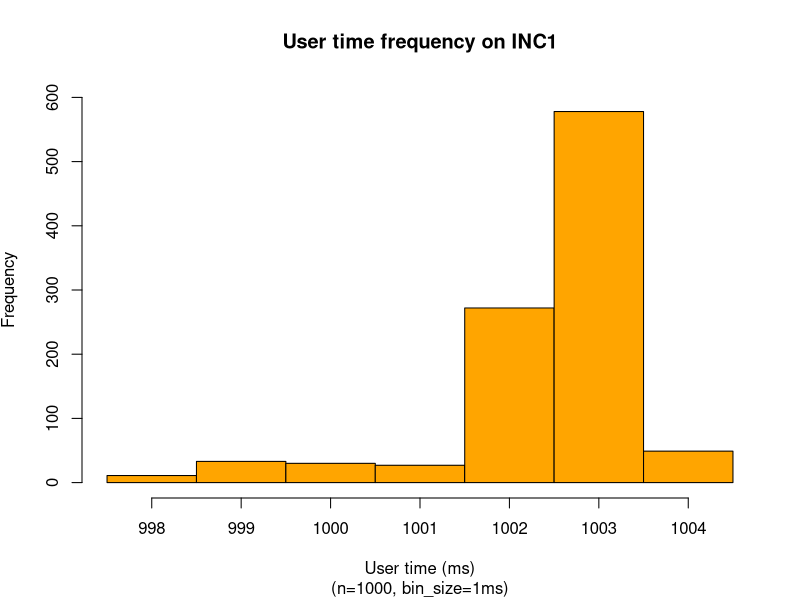
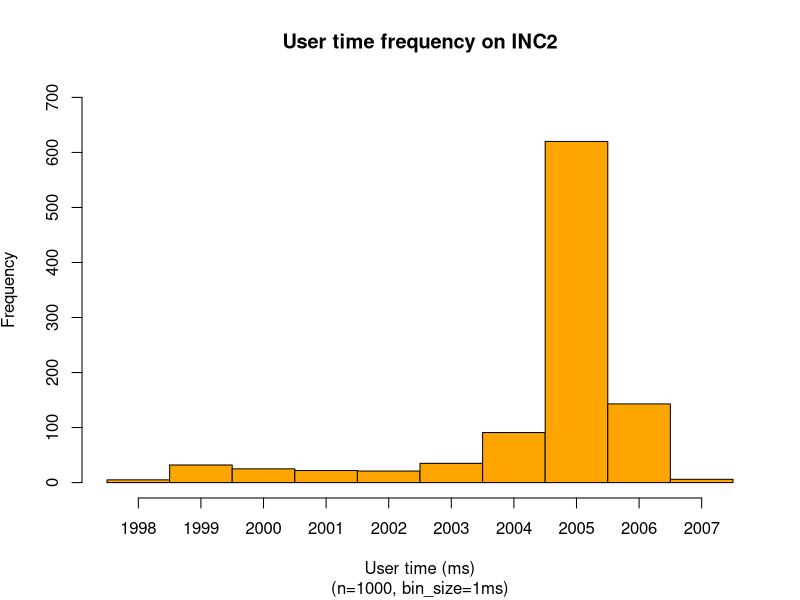
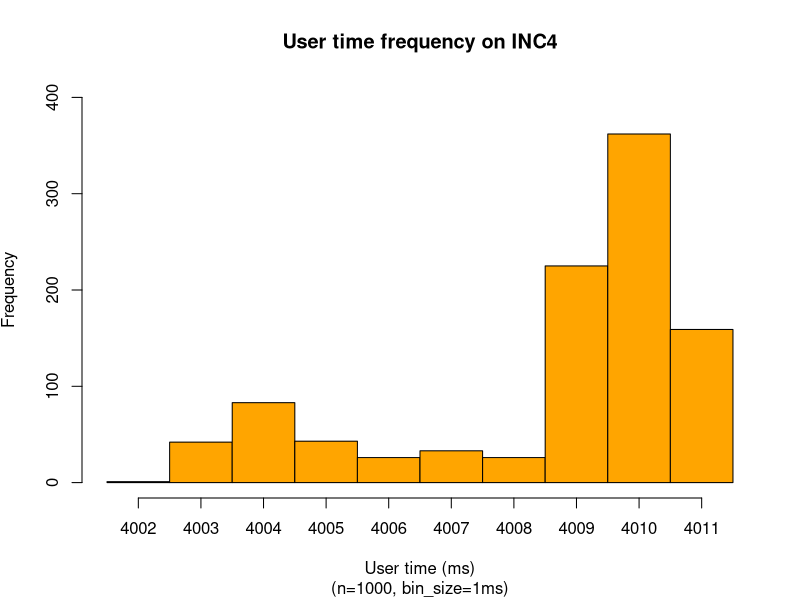
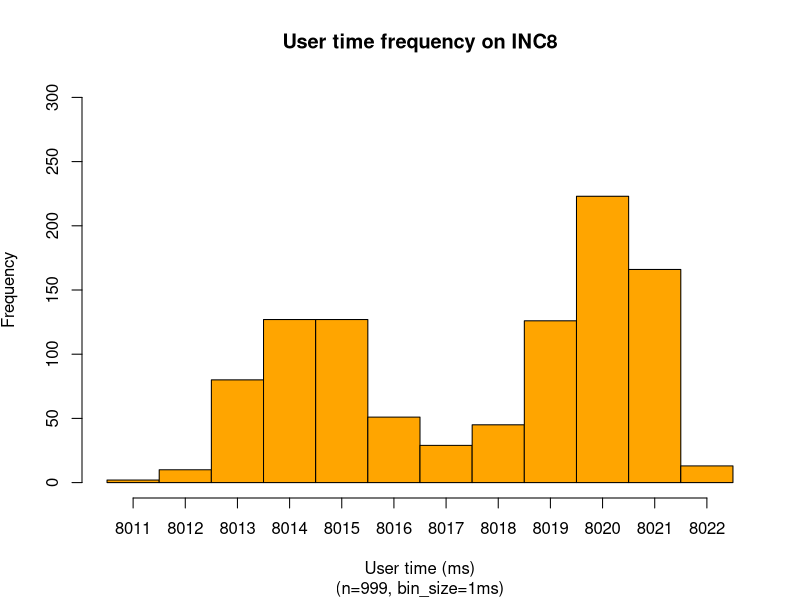
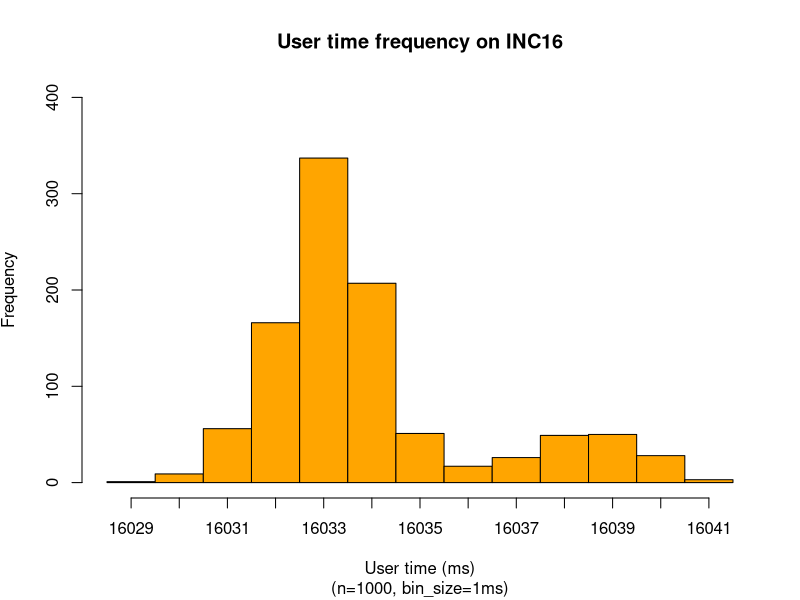
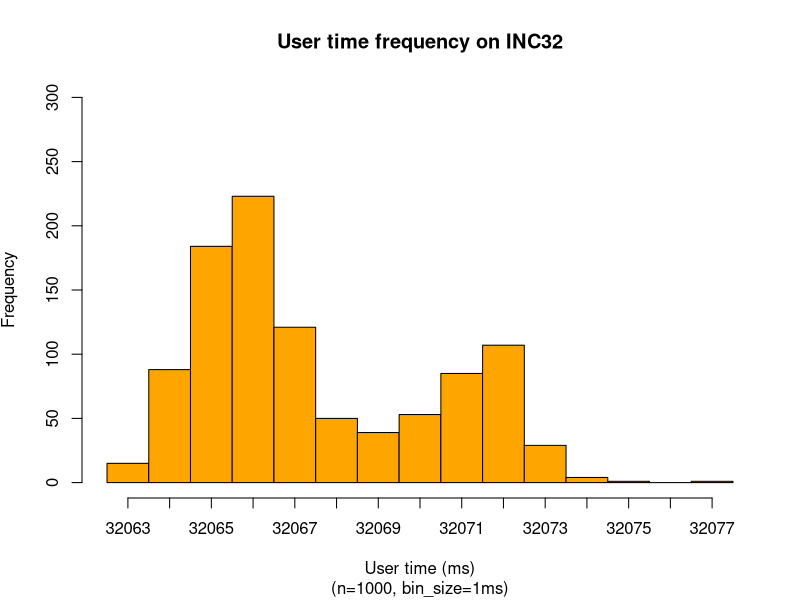
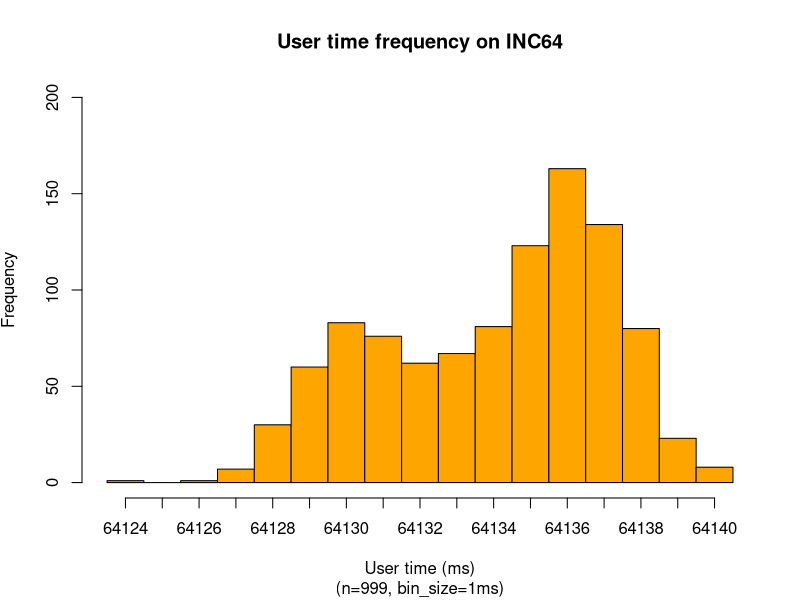
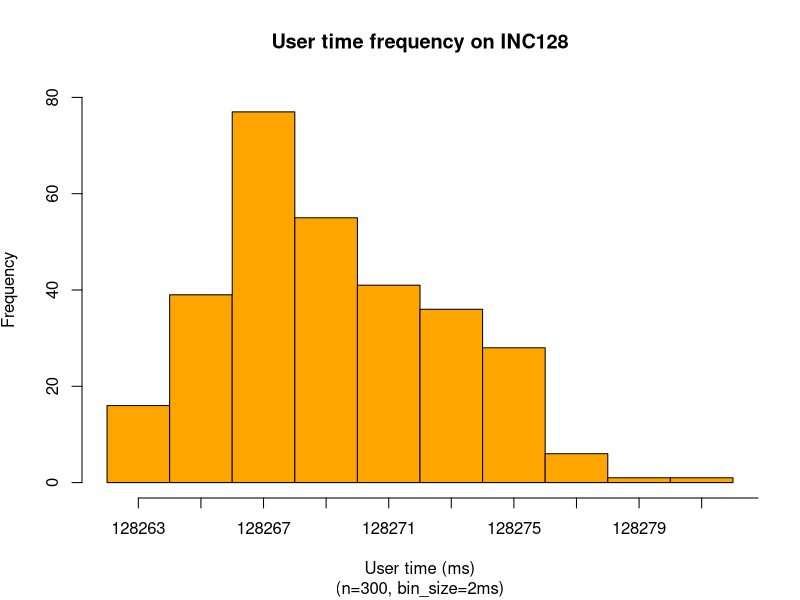

Write R code to recreate these figures, in order.
### sodb9
numSamples <- 1000
x = read.csv(file="1_sec.dat",head=TRUE,sep="\t")
x <- subset(x, x$ITERNUM <= numSamples)
setEPS()
postscript("1_sec_ut_hist.eps")
binsize=1
#x = subset(x, x$U_TIME >= x_dn & x$U_TIME <= x_up)
xmin <-min(x$U_TIME)
xmax <-max(x$U_TIME)
nbins <- ceiling((xmax-xmin) / binsize)
h = hist(x$U_TIME, right=F, breaks=seq(xmin,xmax+1,1),plot=F)
ymax <- max(h$counts)
ymax <- ceiling(ymax/100)*100
plot(h, xaxt='n', axes = TRUE,freq=TRUE,ylim=c(0,ymax), col="orange",  main='User time frequency on INC1', 
sub=paste("(n=",nrow(x),", bin_size=",binsize,"ms)",sep=""), 
xlab='User time (ms)', ylab=expression('Frequency'))
axis(side=1,at=h$mids,labels=seq(xmin,xmax,1))
dev.off()

x = read.csv(file="2_sec.dat",head=TRUE,sep="\t")
x <- subset(x, x$ITERNUM <= numSamples)
setEPS()
postscript("2_sec_ut_hist.eps")
binsize=1
#x = subset(x, x$U_TIME >= x_dn & x$U_TIME <= x_up)
xmin <-min(x$U_TIME)
xmax <-max(x$U_TIME)
nbins <- ceiling((xmax-xmin) / binsize)
h = hist(x$U_TIME, right=F, breaks=seq(xmin,xmax+1,1),plot=F)
ymax <- max(h$counts)
ymax <- ceiling(ymax/100)*100
plot(h, xaxt='n', axes = TRUE,freq=TRUE,ylim=c(0,ymax), col="orange",  main='User time frequency on INC2', 
sub=paste("(n=",nrow(x),", bin_size=",binsize,"ms)",sep=""), 
xlab='User time (ms)', ylab=expression('Frequency'))
axis(side=1,at=h$mids,labels=seq(xmin,xmax,1))
dev.off()

x = read.csv(file="4_sec.dat",head=TRUE,sep="\t")
x <- subset(x, x$ITERNUM <= numSamples)
setEPS()
postscript("4_sec_ut_hist.eps")
binsize=1
#x = subset(x, x$U_TIME >= x_dn & x$U_TIME <= x_up)
xmin <-min(x$U_TIME)
xmax <-max(x$U_TIME)
nbins <- ceiling((xmax-xmin) / binsize)
h = hist(x$U_TIME, right=F, breaks=seq(xmin,xmax+1,1),plot=F)
ymax <- max(h$counts)
ymax <- ceiling(ymax/100)*100
plot(h, xaxt='n', axes = TRUE,freq=TRUE,ylim=c(0,ymax), col="orange",  main='User time frequency on INC4', 
sub=paste("(n=",nrow(x),", bin_size=",binsize,"ms)",sep=""), 
xlab='User time (ms)', ylab=expression('Frequency'))
axis(side=1,at=h$mids,labels=seq(xmin,xmax,1))
dev.off()

x = read.csv(file="8_sec.dat",head=TRUE,sep="\t")
x <- subset(x, x$ITERNUM <= numSamples)
setEPS()
postscript("8_sec_ut_hist.eps")
binsize=1
x <- subset(x, x$ITERNUM != 948)
#x = subset(x, x$U_TIME >= x_dn & x$U_TIME <= x_up)
xmin <-min(x$U_TIME)
xmax <-max(x$U_TIME)
nbins <- ceiling((xmax-xmin) / binsize)
h = hist(x$U_TIME, right=F, breaks=seq(xmin,xmax+1,1),plot=F)
ymax <- max(h$counts)
ymax <- ceiling(ymax/100)*100
plot(h, xaxt='n', axes = TRUE,freq=TRUE,ylim=c(0,ymax), col="orange",  main='User time frequency on INC8', 
sub=paste("(n=",nrow(x),", bin_size=",binsize,"ms)",sep=""), 
xlab='User time (ms)', ylab=expression('Frequency'))
axis(side=1,at=h$mids,labels=seq(xmin,xmax,1))
dev.off()

x = read.csv(file="16_sec.dat",head=TRUE,sep="\t")
x <- subset(x, x$ITERNUM <= numSamples)
setEPS()
postscript("16_sec_ut_hist.eps")
binsize=1
#x = subset(x, x$U_TIME >= x_dn & x$U_TIME <= x_up)
xmin <-min(x$U_TIME)
xmax <-max(x$U_TIME)
nbins <- ceiling((xmax-xmin) / binsize)
h = hist(x$U_TIME, right=F, breaks=seq(xmin,xmax+1,1),plot=F)
ymax <- max(h$counts)
ymax <- ceiling(ymax/100)*100
plot(h, xaxt='n', axes = TRUE,freq=TRUE,ylim=c(0,ymax), col="orange",  main='User time frequency on INC16', 
sub=paste("(n=",nrow(x),", bin_size=",binsize,"ms)",sep=""), 
xlab='User time (ms)', ylab=expression('Frequency'))
axis(side=1,at=h$mids,labels=seq(xmin,xmax,1))
dev.off()

x = read.csv(file="32_sec.dat",head=TRUE,sep="\t")
x <- subset(x, x$ITERNUM <= numSamples)
setEPS()
postscript("32_sec_ut_hist.eps")
binsize=1
#x = subset(x, x$U_TIME >= x_dn & x$U_TIME <= x_up)
xmin <-min(x$U_TIME)
xmax <-max(x$U_TIME)
xmin
xmax
nbins <- ceiling((xmax-xmin) / binsize)
h = hist(x$U_TIME, right=F, breaks=seq(xmin,xmax+1,1),plot=F)
ymax <- max(h$counts)
ymax <- ceiling(ymax/100)*100
plot(h, xaxt='n', axes = TRUE,freq=TRUE,ylim=c(0,ymax), col="orange",  main='User time frequency on INC32', 
sub=paste("(n=",nrow(x),", bin_size=",binsize,"ms)",sep=""), 
xlab='User time (ms)', ylab=expression('Frequency'))
axis(side=1,at=h$mids,labels=seq(xmin,xmax,1))
dev.off()

x = read.csv(file="64_sec.dat",head=TRUE,sep="\t")
x <- subset(x, x$ITERNUM <= numSamples)
setEPS()
postscript("64_sec_ut_hist.eps")
binsize=1
#x = subset(x, x$U_TIME >= x_dn & x$U_TIME <= x_up)
x <- subset(x, x$ITERNUM != 578)
xmin <-min(x$U_TIME)
xmax <-max(x$U_TIME)
xmin
xmax
nbins <- ceiling((xmax-xmin) / binsize)
h = hist(x$U_TIME, right=F, breaks=seq(xmin,xmax+1,1),plot=F)
ymax <- max(h$counts)
ymax <- ceiling(ymax/100)*100
plot(h, xaxt='n', axes = TRUE,freq=TRUE,ylim=c(0,ymax), col="orange",  main='User time frequency on INC64', 
sub=paste("(n=",nrow(x),", bin_size=",binsize,"ms)",sep=""), 
xlab='User time (ms)', ylab=expression('Frequency'))
axis(side=1,at=h$mids,labels=seq(xmin,xmax,1))
dev.off()

x = read.csv(file="128_sec.dat",head=TRUE,sep="\t")
x <- subset(x, x$ITERNUM <= numSamples)
setEPS()
postscript("128_sec_ut_hist.eps")
binsize=2
#x = subset(x, x$U_TIME >= x_dn & x$U_TIME <= x_up)
#x <- subset(x, x$ITERNUM != 578)
xmin <-min(x$U_TIME)
xmax <-max(x$U_TIME)
xmin
xmax
nbins <- ceiling((xmax-xmin) / binsize)
h = hist(x$U_TIME, right=F, breaks=seq(xmin,xmax+binsize,binsize),plot=F)
ymax <- max(h$counts)
ymax <- ceiling(ymax/100)*100
ymax <- 80
plot(h, xaxt='n', axes = TRUE,freq=TRUE,ylim=c(0,ymax), col="orange",  main='User time frequency on INC128', 
sub=paste("(n=",nrow(x),", bin_size=",binsize,"ms)",sep=""), 
xlab='User time (ms)', ylab=expression('Frequency'))
axis(side=1,at=seq(min(h$mids),max(h$mids)+binsize,binsize),labels=seq(ceiling(min(h$mids)),ceiling(max(h$mids))+binsize,binsize))
dev.off()

x = read.csv(file="256_sec.dat",head=TRUE,sep="\t")
x <- subset(x, x$ITERNUM <= numSamples)
setEPS()
postscript("256_sec_ut_hist.eps")
binsize=2
#x = subset(x, x$U_TIME >= x_dn & x$U_TIME <= x_up)
x <- subset(x, x$ITERNUM != 81)
xmin <-min(x$U_TIME)
xmax <-max(x$U_TIME)
xmin
xmax
nbins <- ceiling((xmax-xmin) / binsize)
h = hist(x$U_TIME, right=F, breaks=seq(xmin,xmax+binsize,binsize),plot=F)
ymax <- max(h$counts)
ymax <- ceiling(ymax/100)*100
ymax <- 60
plot(h, xaxt='n', axes = TRUE,freq=TRUE,ylim=c(0,ymax), col="orange",  main='User time frequency on INC256', 
sub=paste("(n=",nrow(x),", bin_size=",binsize,"ms)",sep=""), 
xlab='User time (ms)', ylab=expression('Frequency'))
axis(side=1,at=seq(min(h$mids),max(h$mids)+binsize,binsize),labels=seq(ceiling(min(h$mids)),ceiling(max(h$mids))+binsize,binsize))
dev.off()

x = read.csv(file="512_sec.dat",head=TRUE,sep="\t")
x <- subset(x, x$ITERNUM <= numSamples)
setEPS()
postscript("512_sec_ut_hist.eps")
binsize=5
#x = subset(x, x$U_TIME >= x_dn & x$U_TIME <= x_up)
x <- subset(x, x$ITERNUM != 58 & x$ITERNUM != 226)
xmin <-min(x$U_TIME)
xmax <-max(x$U_TIME)
xmin
xmax
nbins <- ceiling((xmax-xmin) / binsize)
h = hist(x$U_TIME, right=F, breaks=seq(xmin,xmax+binsize,binsize),plot=F)
ymax <- max(h$counts)
ymax <- ceiling(ymax/100)*100
ymax <-140
plot(h, xaxt='n', axes = TRUE,freq=TRUE,ylim=c(0,ymax), col="orange",  main='User time frequency on INC512', 
sub=paste("(n=",nrow(x),", bin_size=",binsize,"ms)",sep=""), 
xlab='User time (ms)', ylab=expression('Frequency'))
axis(side=1,at=seq(min(h$mids),max(h$mids)+binsize,binsize),labels=seq(ceiling(min(h$mids)),ceiling(max(h$mids))+binsize,binsize))
dev.off()

x = read.csv(file="1024_sec.dat",head=TRUE,sep="\t")
x <- subset(x, x$ITERNUM <= numSamples)
setEPS()
postscript("1024_sec_ut_hist.eps")
binsize=5
#x = subset(x, x$U_TIME >= x_dn & x$U_TIME <= x_up)
x <- subset(x, x$ITERNUM != 46 & x$ITERNUM != 130 & x$ITERNUM != 214 & x$ITERNUM != 299)
xmin <-min(x$U_TIME)
xmax <-max(x$U_TIME)
xmin
xmax
nbins <- ceiling((xmax-xmin) / binsize)
h = hist(x$U_TIME, right=F, breaks=seq(xmin,xmax+binsize,binsize),plot=F)
ymax <- max(h$counts)
ymax <- ceiling(ymax/100)*100
ymax <-100
plot(h, xaxt='n', axes = TRUE,freq=TRUE,ylim=c(0,ymax), col="orange",  main='User time frequency on INC1024', 
sub=paste("(n=",nrow(x),", bin_size=",binsize,"ms)",sep=""), 
xlab='User time (ms)', ylab=expression('Frequency'))
axis(side=1,at=seq(min(h$mids),max(h$mids)+binsize,binsize),labels=seq(ceiling(min(h$mids)),ceiling(max(h$mids))+binsize,binsize))
dev.off()

x = read.csv(file="2048_sec.dat",head=TRUE,sep="\t")
x <- subset(x, x$ITERNUM <= numSamples)
setEPS()
postscript("2048_sec_ut_hist.eps")
binsize=5
#x = subset(x, x$U_TIME >= x_dn & x$U_TIME <= x_up)
x <- subset(x, x$ITERNUM != 166)
xmin <-min(x$U_TIME)
xmax <-max(x$U_TIME)
xmin
xmax
nbins <- ceiling((xmax-xmin) / binsize)
h = hist(x$U_TIME, right=F, breaks=seq(xmin,xmax+binsize,binsize),plot=F)
ymax <- max(h$counts)
ymax <- ceiling(ymax/100)*100
ymax <- 80
plot(h, xaxt='n', axes = TRUE,freq=TRUE,ylim=c(0,ymax), col="orange",  main='User time frequency on INC2048', 
sub=paste("(n=",nrow(x),", bin_size=",binsize,"ms)",sep=""), 
xlab='User time (ms)', ylab=expression('Frequency'))
#axis(side=1,at=h$mids,labels=seq(xmin,xmax,1))
axis(side=1,at=seq(min(h$mids),max(h$mids)+binsize,binsize),labels=seq(ceiling(min(h$mids)),ceiling(max(h$mids))+binsize,binsize))
dev.off()

x = read.csv(file="4096_sec.dat",head=TRUE,sep="\t")
x <- subset(x, x$ITERNUM <= numSamples)
setEPS()
postscript("4096_sec_ut_hist.eps")
binsize=5
#x = subset(x, x$U_TIME >= x_dn & x$U_TIME <= x_up)
x <- subset(x, x$ITERNUM != 11 & x$ITERNUM != 32 & x$ITERNUM != 53 & x$ITERNUM != 74 & x$ITERNUM != 95 & x$ITERNUM != 116 & x$ITERNUM != 137 & x$ITERNUM != 158 & x$ITERNUM != 179 & x$ITERNUM != 200 & x$ITERNUM != 221 & x$ITERNUM != 242 & x$ITERNUM != 264) 
xmin <-min(x$U_TIME)
xmax <-max(x$U_TIME)
xmin
xmax
nbins <- ceiling((xmax-xmin) / binsize)
h = hist(x$U_TIME, right=F, breaks=seq(xmin,xmax+binsize,binsize),plot=F)
ymax <- max(h$counts)
ymax <- ceiling(ymax/100)*100
ymax <- 50
plot(h, xaxt='n', axes = TRUE,freq=TRUE,ylim=c(0,ymax), col="orange",  main='User time frequency on INC4096', 
sub=paste("(n=",nrow(x),", bin_size=",binsize,"ms)",sep=""), 
xlab='User time (ms)', ylab=expression('Frequency'))
axis(side=1,at=seq(min(h$mids),max(h$mids)+binsize,binsize),labels=seq(ceiling(min(h$mids)),ceiling(max(h$mids))+binsize,binsize))
dev.off()
